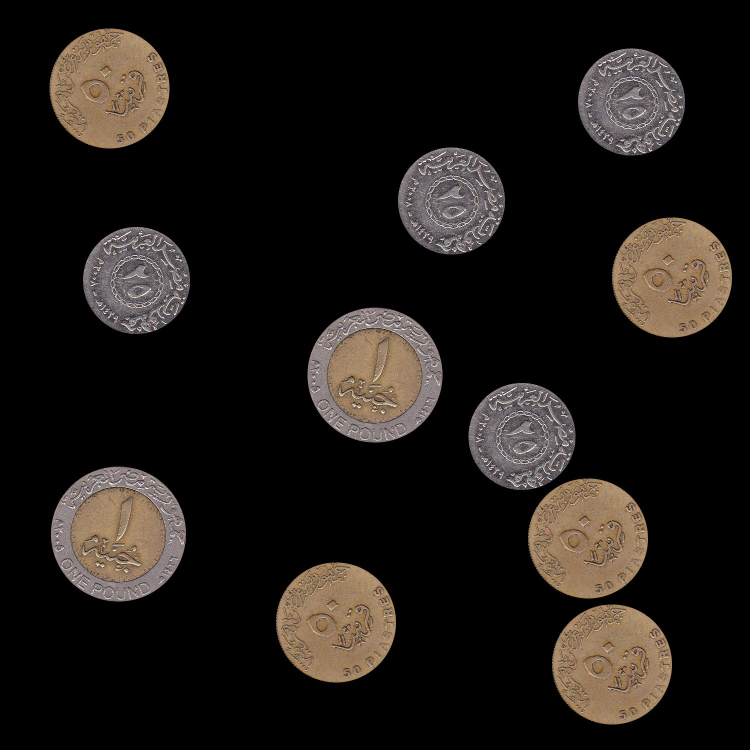
#> input picture Coin contour using CHough transform/coins_5.jpg, 1500 x 1500 px (shown at 1/2 size)
$ python Source.py   (older library calls are emulated)
#> lines starting #> are read from the running program, lines starting #| are printed output that depends on the picture; after the words box and inside, x2 and y2 are one past the last pixel; in counts of white or black regions, pixels touching at a corner belong together
import numpy as np
import matplotlib.pyplot as plt

import cv2

ddepth = cv2.CV_8U
kernel_size = 300
img = cv2.imread('coins_5.jpg')
#> img is the input picture: shape (1500, 1500, 3); mean B, G, R 22.4, 25.9, 30.2

#img = np.asarray(img,np.uint8)

#img = np.unicode(img)
#img= cv2.cvtColor(img, cv2.COLOR_BGR2RGB) #color coreectness regarding OpenCV reversed representation of BRG instead of RGB
#MISBEHAVING !!!!

grayImage = cv2.cvtColor(img,cv2.COLOR_BGR2GRAY)
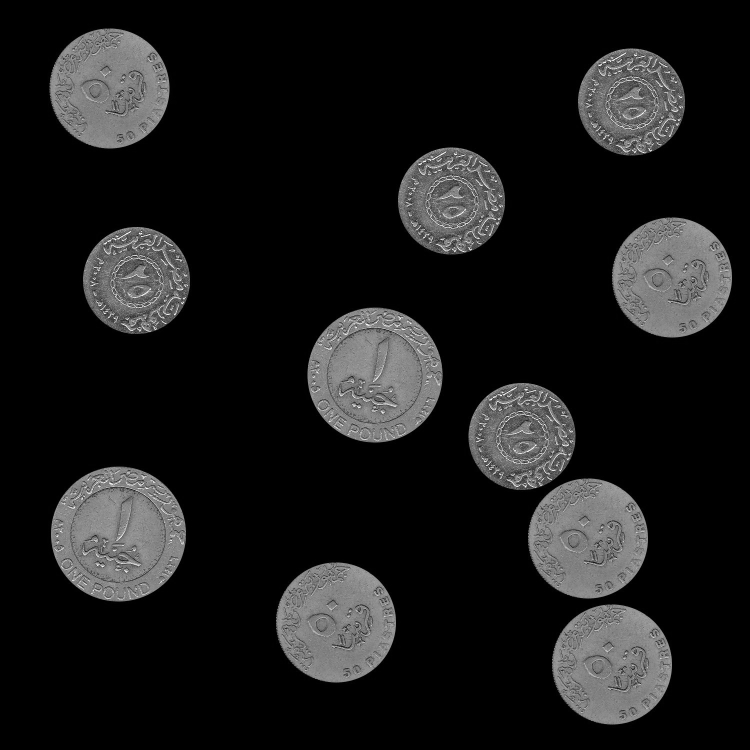
#> grayImage: shape (1500, 1500) (shown at 1/2 size); min 0, max 255, mean 26.7

# cv2.imshow('irigion',img)

#numpy_horizontal_concat = np.concatenate((img, grayImage), axis=1)

median = cv2.medianBlur(grayImage,7) #MedianFilter to Reduce Noise DIDN"T FIND SMOOTH()
edges = cv2.Canny(median,250,280)
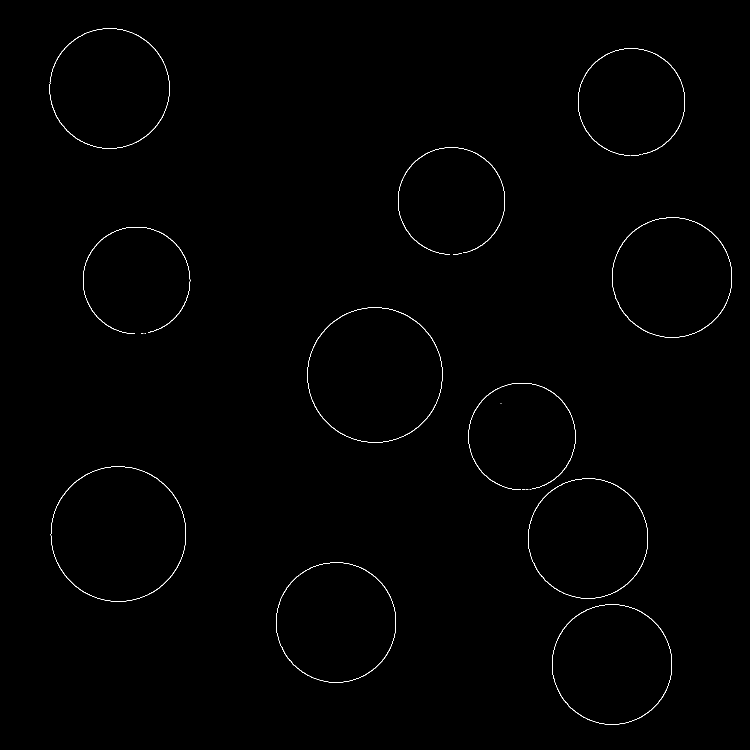
#> edges: shape (1500, 1500) (shown at 1/2 size); 0.42% white in thin lines or dots, all inside (x1, y1, x2, y2) = (99, 57, 1464, 1449)


#Min and Max Numbers are based roughly on the Pixel size of each coin radius
Quarter = cv2.HoughCircles(edges,cv2.HOUGH_GRADIENT,1,20,
                            param1=50,param2=30,minRadius=0,maxRadius=115)
#> Quarter = [[1041.5, 872.5, 107.8], [900.5, 401.5, 107.7], [1259.5, 204.5, 108.9], [272.5, 564.5, 109.7]]
Half_pound = cv2.HoughCircles(edges,cv2.HOUGH_GRADIENT,1,20,
                            param1=50,param2=30,minRadius=110,maxRadius=140)
#> Half_pound = [[749.5, 749.5, 133.9], [236.5, 1067.5, 133.8], [1177.5, 1076.5, 120.5], [673.5, 1244.5, 120.5], [1345.5, 554.5, 120.4], [1221.5, 1329.5, 120.9], [216.5, 177.5, 120.9]]

Pound = cv2.HoughCircles(edges,cv2.HOUGH_GRADIENT,1,20,
                            param1=50,param2=30,minRadius=130,maxRadius=140)
#> Pound = [[749.5, 749.5, 133.9], [236.5, 1067.5, 133.8]]

#Change encoding to fit in circle method


Quarter = np.uint16(np.around(Quarter))
#> Quarter = [[1042, 872, 108], [900, 402, 108], [1260, 204, 109], [272, 564, 110]]
Half_pound = np.uint16(np.around(Half_pound))
#> Half_pound = [[750, 750, 134], [236, 1068, 134], [1178, 1076, 120], [674, 1244, 120], [1346, 554, 120], [1222, 1330, 121], [216, 178, 121]]
Pound = np.uint16(np.around(Pound))
#> Pound = [[750, 750, 134], [236, 1068, 134]]

# drawing colored circle on each output points
for i in Quarter[0,:]:
    # draw the outer circle
    cv2.circle(img,(i[0],i[1]),i[2],(0,255,0),2)
#> this loop made 4 passes
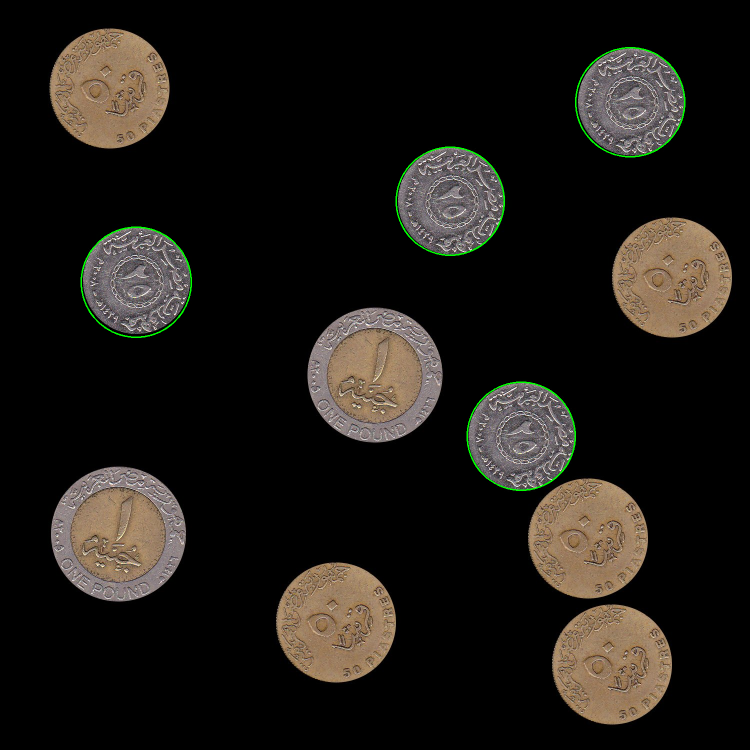
#> img: shape (1500, 1500, 3) (shown at 1/2 size); 0.36% of pixels changed, all inside (x1, y1, x2, y2) = (161, 94, 1371, 982)

for i in Half_pound[0,:]:
    # draw the outer circle
    cv2.circle(img,(i[0],i[1]),i[2],(0,0,255),2)
#> this loop made 7 passes
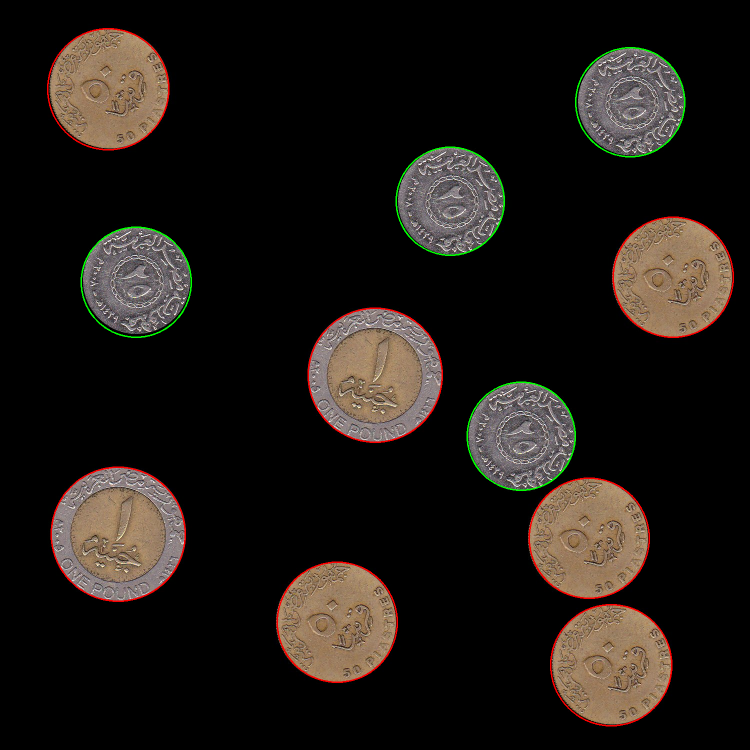
#> img: shape (1500, 1500, 3) (shown at 1/2 size); 0.72% of pixels changed, all inside (x1, y1, x2, y2) = (94, 56, 1468, 1453)

for i in Pound[0,:]:
    # draw the outer circle
    cv2.circle(img,(i[0],i[1]),i[2],(255,0,0),2)
#> this loop made 2 passes
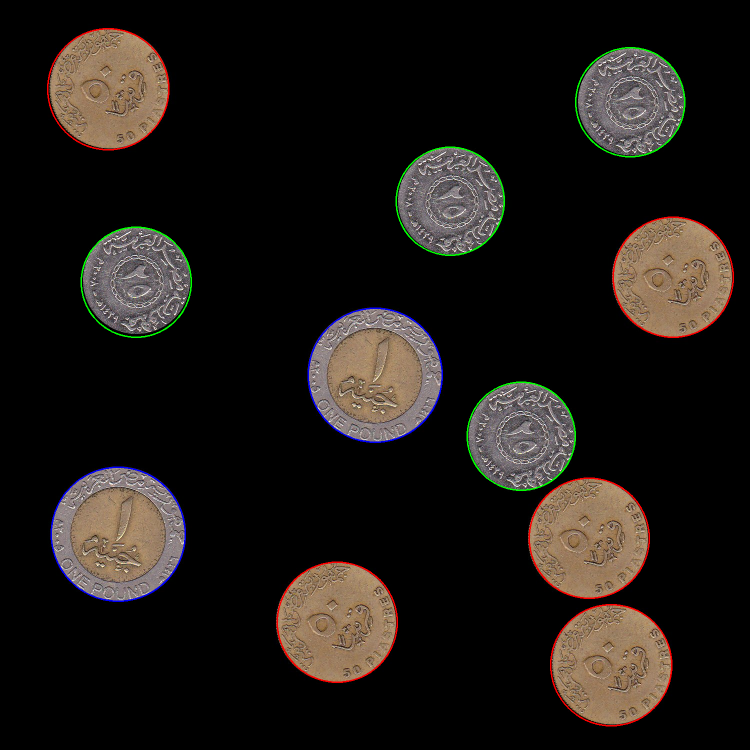
#> img: shape (1500, 1500, 3) (shown at 1/2 size); 0.22% of pixels changed, all inside (x1, y1, x2, y2) = (101, 615, 886, 1204)


img = cv2.resize(img, (880, 880))                    # Resize image
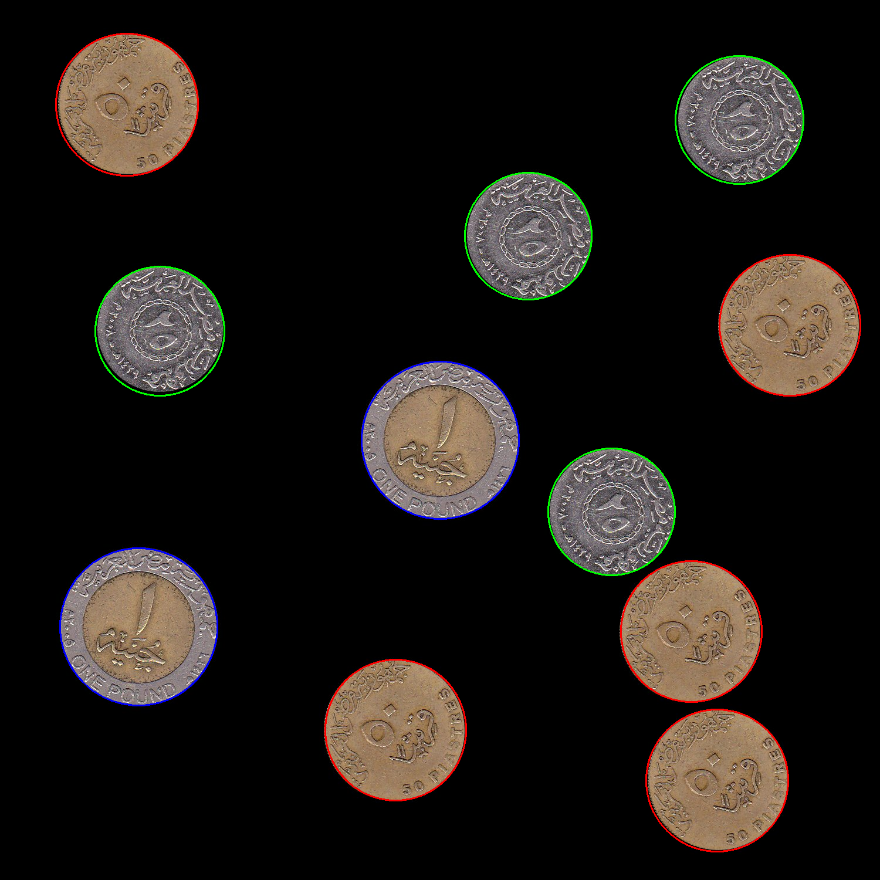
#> img: shape (880, 880, 3); mean B, G, R 22.4, 26.1, 30.7
cv2.imshow('detected circles',img)
cv2.waitKey(0)
cv2.destroyAllWindows()

$ run again, with Coin contour using CHough transform/coins_4.jpg copied over Coin contour using CHough transform/coins_5.jpg
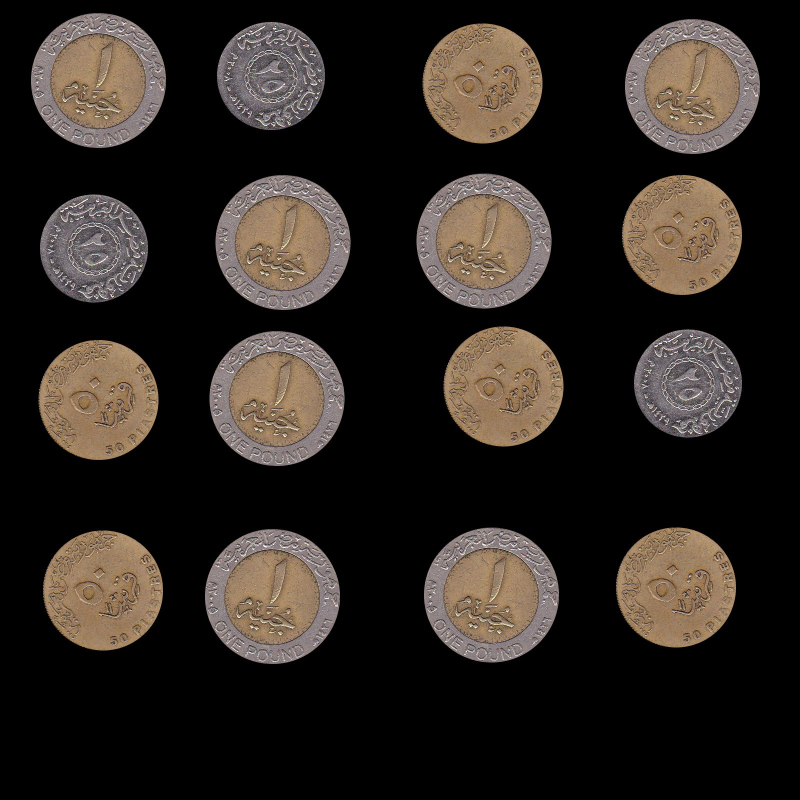
#> input picture Coin contour using CHough transform/coins_4.jpg, 1600 x 1600 px (shown at 1/2 size)
#> img is the input picture: shape (1600, 1600, 3); mean B, G, R 32.6, 37.7, 44
#> `edges = cv2.Canny(median,250,280)`:
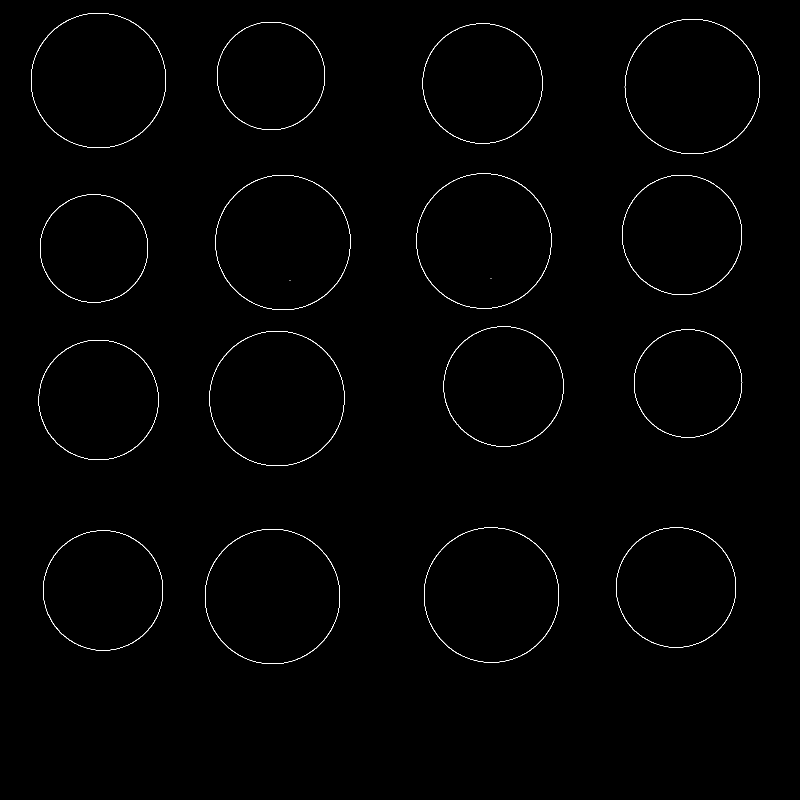
#> edges: shape (1600, 1600) (shown at 1/2 size); 0.56% white in thin lines or dots, all inside (x1, y1, x2, y2) = (62, 26, 1520, 1328)
#> `Quarter = cv2.HoughCircles(edges,cv2.HOUGH_GRADIENT,1,20, param1=50,pa..`: Quarter = [[541.5, 150.5, 107.8], [1374.5, 768.5, 106.8], [187.5, 493.5, 106.4]]
#> `Half_pound = cv2.HoughCircles(edges,cv2.HOUGH_GRADIENT,1,20, param1=50..`: Half_pound = 13 rows, first 8: [967.5, 481.5, 133.8], [982.5, 1189.5, 133.8], [544.5, 1192.5, 133.8], [1384.5, 172.5, 133.8], [565.5, 484.5, 133.8], [196.5, 160.5, 133.8], [553.5, 796.5, 133.8], [1365.5, 469.5, 120.5]
#> `Pound = cv2.HoughCircles(edges,cv2.HOUGH_GRADIENT,1,20, param1=50,para..`: Pound = [[967.5, 481.5, 133.8], [982.5, 1189.5, 133.8], [544.5, 1192.5, 133.8], [1384.5, 172.5, 133.8], [565.5, 484.5, 133.8], [196.5, 160.5, 133.8], [553.5, 796.5, 133.8]]
#> `Quarter = np.uint16(np.around(Quarter))`: Quarter = [[542, 150, 108], [1374, 768, 107], [188, 494, 106]]
#> `Half_pound = np.uint16(np.around(Half_pound))`: Half_pound = 13 rows, first 8: [968, 482, 134], [982, 1190, 134], [544, 1192, 134], [1384, 172, 134], [566, 484, 134], [196, 160, 134], [554, 796, 134], [1366, 470, 120]
#> `Pound = np.uint16(np.around(Pound))`: Pound = [[968, 482, 134], [982, 1190, 134], [544, 1192, 134], [1384, 172, 134], [566, 484, 134], [196, 160, 134], [554, 796, 134]]
#> the loop `for i in Quarter[0,:]:` made 3 passes
#> the loop `for i in Half_pound[0,:]:` made 13 passes
#> the loop `for i in Pound[0,:]:` made 7 passes
#> `img = cv2.resize(img, (880, 880))`:
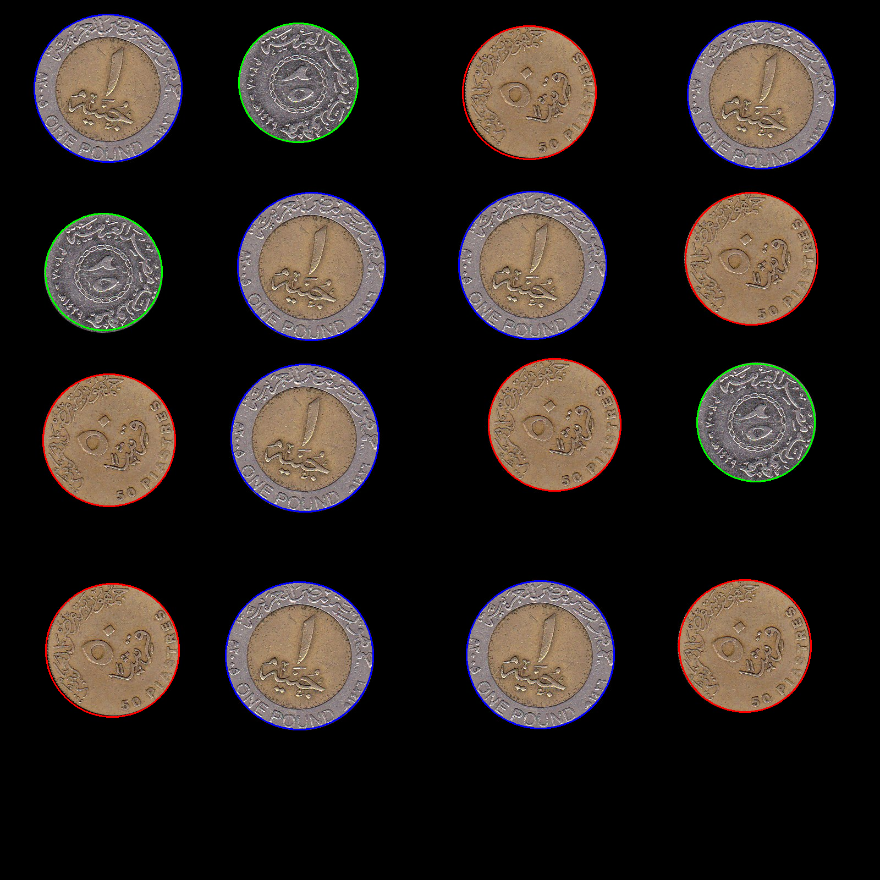
#> img: shape (880, 880, 3); mean B, G, R 33.1, 37.1, 44

$ run again, with Coin contour using CHough transform/coin.jpg copied over Coin contour using CHough transform/coins_5.jpg
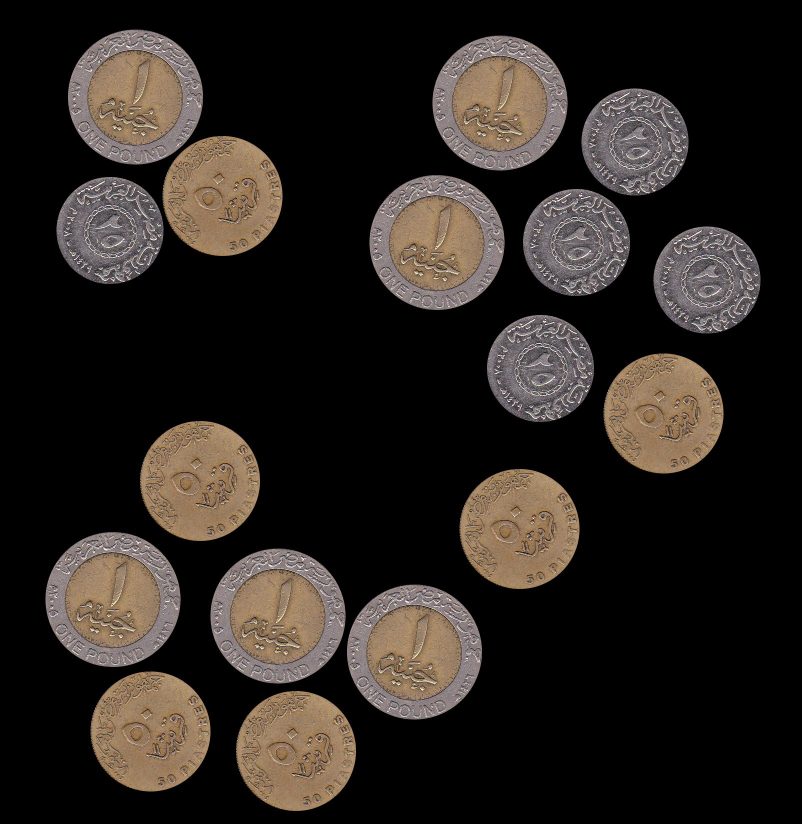
#> input picture Coin contour using CHough transform/coin.jpg, 1604 x 1648 px (shown at 1/2 size)
#> img is the input picture: shape (1648, 1604, 3); mean B, G, R 32, 36.6, 42.5
#> `edges = cv2.Canny(median,250,280)`:
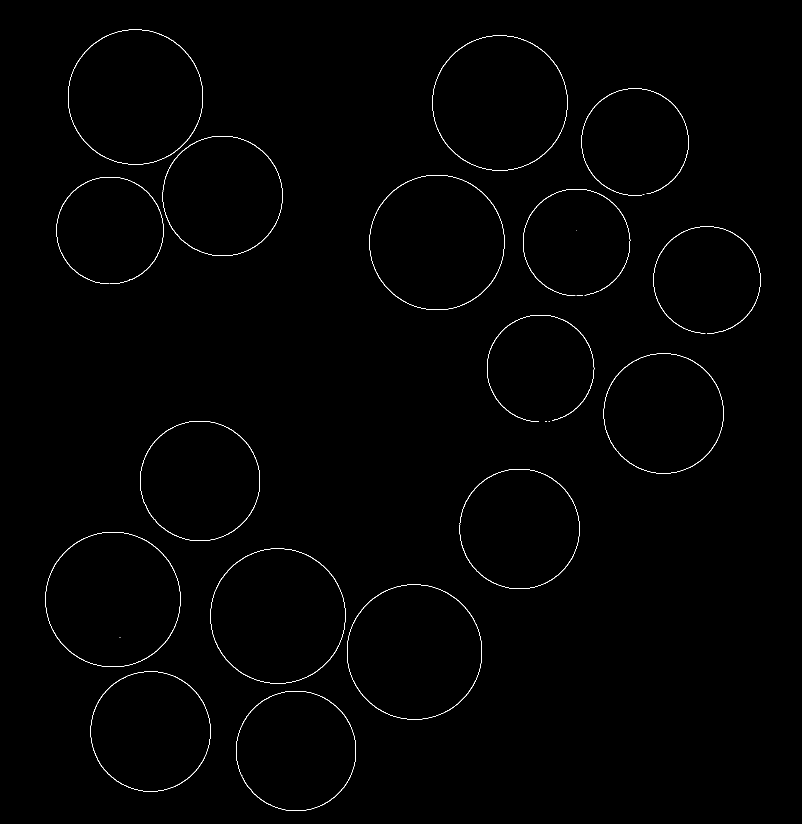
#> edges: shape (1648, 1604) (shown at 1/2 size); 0.57% white in thin lines or dots, all inside (x1, y1, x2, y2) = (91, 59, 1521, 1622)
#> `Quarter = cv2.HoughCircles(edges,cv2.HOUGH_GRADIENT,1,20, param1=50,pa..`: Quarter = [[218.5, 459.5, 107], [1414.5, 558.5, 107.1], [1270.5, 282.5, 107.1], [1153.5, 483.5, 107.2], [1080.5, 740.5, 109.7]]
#> `Half_pound = cv2.HoughCircles(edges,cv2.HOUGH_GRADIENT,1,20, param1=50..`: Half_pound = [[555.5, 1231.5, 133.9], [225.5, 1198.5, 133.8], [828.5, 1303.5, 133.8], [999.5, 205.5, 133.8], [873.5, 484.5, 133.8], [270.5, 193.5, 133.8], [443.5, 390.5, 120], [593.5, 1501.5, 120.4], [401.5, 961.5, 120.4], [298.5, 1463.5, 120.9], [1324.5, 827.5, 120.9], [1036.5, 1058.5, 120.9]]
#> `Pound = cv2.HoughCircles(edges,cv2.HOUGH_GRADIENT,1,20, param1=50,para..`: Pound = [[555.5, 1231.5, 133.9], [225.5, 1198.5, 133.8], [828.5, 1303.5, 133.8], [999.5, 205.5, 133.8], [873.5, 484.5, 133.8], [270.5, 193.5, 133.8]]
#> `Quarter = np.uint16(np.around(Quarter))`: Quarter = [[218, 460, 107], [1414, 558, 107], [1270, 282, 107], [1154, 484, 107], [1080, 740, 110]]
#> `Half_pound = np.uint16(np.around(Half_pound))`: Half_pound = [[556, 1232, 134], [226, 1198, 134], [828, 1304, 134], [1000, 206, 134], [874, 484, 134], [270, 194, 134], [444, 390, 120], [594, 1502, 120], [402, 962, 120], [298, 1464, 121], [1324, 828, 121], [1036, 1058, 121]]
#> `Pound = np.uint16(np.around(Pound))`: Pound = [[556, 1232, 134], [226, 1198, 134], [828, 1304, 134], [1000, 206, 134], [874, 484, 134], [270, 194, 134]]
#> the loop `for i in Quarter[0,:]:` made 5 passes
#> the loop `for i in Half_pound[0,:]:` made 12 passes
#> the loop `for i in Pound[0,:]:` made 6 passes
#> `img = cv2.resize(img, (880, 880))`:
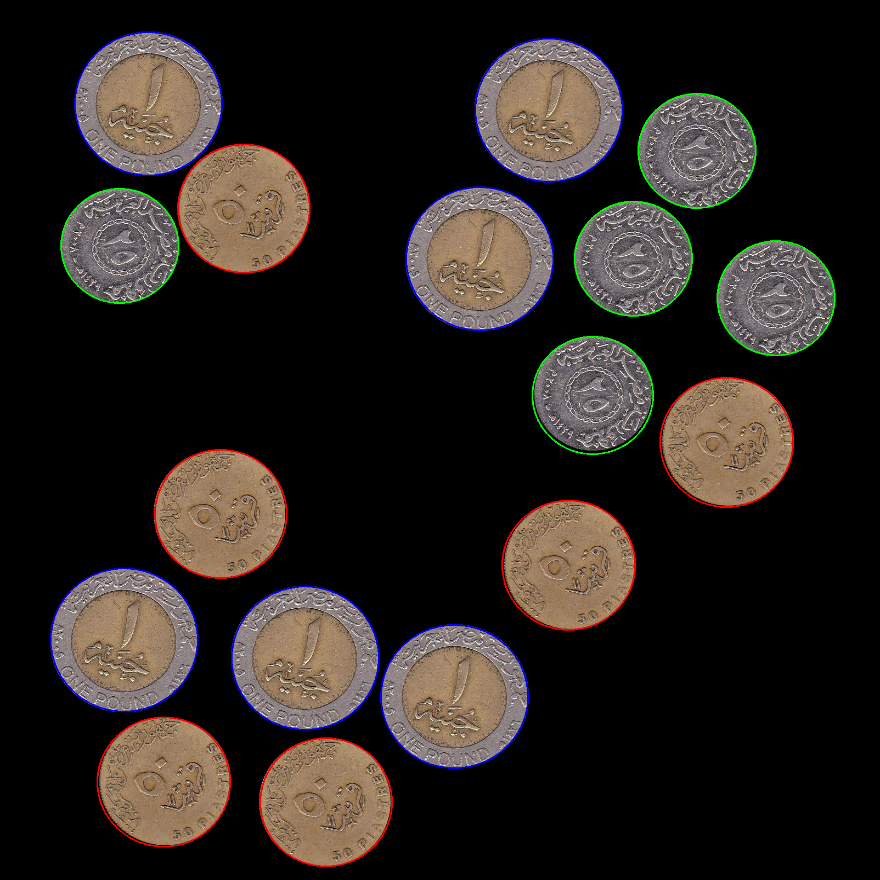
#> img: shape (880, 880, 3); mean B, G, R 32.4, 36.5, 42.6
